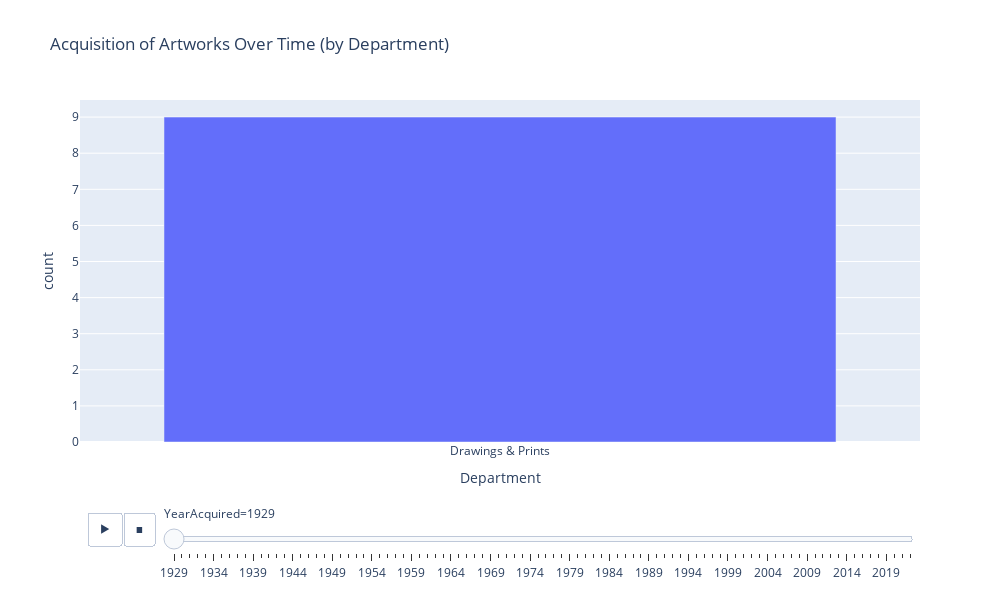

Notebook source saved alongside this figure:
### Code cell
fig = px.bar(dfdeptyear, 
             x= 'Department', 
             y= 'count', 
             animation_frame = 'YearAcquired', animation_group="Department",
             width=1000, height=600, 
             title = 'Acquisition of Artworks Over Time (by Department)')
fig.update_layout(xaxis = {"categoryorder":"total ascending"})
fig.show()

### Figure 1 — Plotly figure (JSON) as saved in the notebook; plotly's stock layout.template omitted (floating-point values rounded to 4 significant figures)
{"data": [{"alignmentgroup": "True", "hovertemplate": "YearAcquired=1929<br>Department=%{x}<br>count=%{y}<extra></extra>", "ids": ["Drawings & Prints"], "legendgroup": "", "marker": {"color": "#636efa", "pattern": {"shape": ""}}, "name": "", "offsetgroup": "", "orientation": "v", "showlegend": false, "textposition": "auto", "type": "bar", "x": ["Drawings & Prints"], "xaxis": "x", "y": [9], "yaxis": "y"}], "layout": {"barmode": "relative", "height": 600, "legend": {"tracegroupgap": 0}, "sliders": [{"active": 0, "currentvalue": {"prefix": "YearAcquired="}, "len": 0.9, "pad": {"b": 10, "t": 60}, "steps": [{"args": [["1929"], {"frame": {"duration": 0, "redraw": true}, "fromcurrent": true, "mode": "immediate", "transition": {"duration": 0, "easing": "linear"}}], "label": "1929", "method": "animate"}, {"args": [["1930"], {"frame": {"duration": 0, "redraw": true}, "fromcurrent": true, "mode": "immediate", "transition": {"duration": 0, "easing": "linear"}}], "label": "1930", "method": "animate"}, {"args": [["1931"], {"frame": {"duration": 0, "redraw": true}, "fromcurrent": true, "mode": "immediate", "transition": {"duration": 0, "easing": "linear"}}], "label": "1931", "method": "animate"}, {"args": [["1932"], {"frame": {"duration": 0, "redraw": true}, "fromcurrent": true, "mode": "immediate", "transition": {"duration": 0, "easing": "linear"}}], "label": "1932", "method": "animate"}, {"args": [["1933"], {"frame": {"duration": 0, "redraw": true}, "fromcurrent": true, "mode": "immediate", "transition": {"duration": 0, "easing": "linear"}}], "label": "1933", "method": "animate"}, {"args": [["1934"], {"frame": {"duration": 0, "redraw": true}, "fromcurrent": true, "mode": "immediate", "transition": {"duration": 0, "easing": "linear"}}], "label": "1934", "method": "animate"}, {"args": [["1935"], {"frame": {"duration": 0, "redraw": true}, "fromcurrent": true, "mode": "immediate", "transition": {"duration": 0, "easing": "linear"}}], "label": "1935", "method": "animate"}, {"args": [["1936"], {"frame": {"duration": 0, "redraw": true}, "fromcurrent": true, "mode": "immediate", "transition": {"duration": 0, "easing": "linear"}}], "label": "1936", "method": "animate"}, {"args": [["1937"], {"frame": {"duration": 0, "redraw": true}, "fromcurrent": true, "mode": "immediate", "transition": {"duration": 0, "easing": "linear"}}], "label": "1937", "method": "animate"}, {"args": [["1938"], {"frame": {"duration": 0, "redraw": true}, "fromcurrent": true, "mode": "immediate", "transition": {"duration": 0, "easing": "linear"}}], "label": "1938", "method": "animate"}, {"args": [["1939"], {"frame": {"duration": 0, "redraw": true}, "fromcurrent": true, "mode": "immediate", "transition": {"duration": 0, "easing": "linear"}}], "label": "1939", "method": "animate"}, {"args": [["1940"], {"frame": {"duration": 0, "redraw": true}, "fromcurrent": true, "mode": "immediate", "transition": {"duration": 0, "easing": "linear"}}], "label": "1940", "method": "animate"}, {"args": [["1941"], {"frame": {"duration": 0, "redraw": true}, "fromcurrent": true, "mode": "immediate", "transition": {"duration": 0, "easing": "linear"}}], "label": "1941", "method": "animate"}, {"args": [["1942"], {"frame": {"duration": 0, "redraw": true}, "fromcurrent": true, "mode": "immediate", "transition": {"duration": 0, "easing": "linear"}}], "label": "1942", "method": "animate"}, {"args": [["1943"], {"frame": {"duration": 0, "redraw": true}, "fromcurrent": true, "mode": "immediate", "transition": {"duration": 0, "easing": "linear"}}], "label": "1943", "method": "animate"}, {"args": [["1944"], {"frame": {"duration": 0, "redraw": true}, "fromcurrent": true, "mode": "immediate", "transition": {"duration": 0, "easing": "linear"}}], "label": "1944", "method": "animate"}, {"args": [["1945"], {"frame": {"duration": 0, "redraw": true}, "fromcurrent": true, "mode": "immediate", "transition": {"duration": 0, "easing": "linear"}}], "label": "1945", "method": "animate"}, {"args": [["1946"], {"frame": {"duration": 0, "redraw": true}, "fromcurrent": true, "mode": "immediate", "transition": {"duration": 0, "easing": "linear"}}], "label": "1946", "method": "animate"}, {"args": [["1947"], {"frame": {"duration": 0, "redraw": true}, "fromcurrent": true, "mode": "immediate", "transition": {"duration": 0, "easing": "linear"}}], "label": "1947", "method": "animate"}, {"args": [["1948"], {"frame": {"duration": 0, "redraw": true}, "fromcurrent": true, "mode": "immediate", "transition": {"duration": 0, "easing": "linear"}}], "label": "1948", "method": "animate"}, {"args": [["1949"], {"frame": {"duration": 0, "redraw": true}, "fromcurrent": true, "mode": "immediate", "transition": {"duration": 0, "easing": "linear"}}], "label": "1949", "method": "animate"}, {"args": [["1950"], {"frame": {"duration": 0, "redraw": true}, "fromcurrent": true, "mode": "immediate", "transition": {"duration": 0, "easing": "linear"}}], "label": "1950", "method": "animate"}, {"args": [["1951"], {"frame": {"duration": 0, "redraw": true}, "fromcurrent": true, "mode": "immediate", "transition": {"duration": 0, "easing": "linear"}}], "label": "1951", "method": "animate"}, {"args": [["1952"], {"frame": {"duration": 0, "redraw": true}, "fromcurrent": true, "mode": "immediate", "transition": {"duration": 0, "easing": "linear"}}], "label": "1952", "method": "animate"}, {"args": [["1953"], {"frame": {"duration": 0, "redraw": true}, "fromcurrent": true, "mode": "immediate", "transition": {"duration": 0, "easing": "linear"}}], "label": "1953", "method": "animate"}, {"args": [["1954"], {"frame": {"duration": 0, "redraw": true}, "fromcurrent": true, "mode": "immediate", "transition": {"duration": 0, "easing": "linear"}}], "label": "1954", "method": "animate"}, {"args": [["1955"], {"frame": {"duration": 0, "redraw": true}, "fromcurrent": true, "mode": "immediate", "transition": {"duration": 0, "easing": "linear"}}], "label": "1955", "method": "animate"}, {"args": [["1956"], {"frame": {"duration": 0, "redraw": true}, "fromcurrent": true, "mode": "immediate", "transition": {"duration": 0, "easing": "linear"}}], "label": "1956", "method": "animate"}, {"args": [["1957"], {"frame": {"duration": 0, "redraw": true}, "fromcurrent": true, "mode": "immediate", "transition": {"duration": 0, "easing": "linear"}}], "label": "1957", "method": "animate"}, {"args": [["1958"], {"frame": {"duration": 0, "redraw": true}, "fromcurrent": true, "mode": "immediate", "transition": {"duration": 0, "easing": "linear"}}], "label": "1958", "method": "animate"}, {"args": [["1959"], {"frame": {"duration": 0, "redraw": true}, "fromcurrent": true, "mode": "immediate", "transition": {"duration": 0, "easing": "linear"}}], "label": "1959", "method": "animate"}, {"args": [["1960"], {"frame": {"duration": 0, "redraw": true}, "fromcurrent": true, "mode": "immediate", "transition": {"duration": 0, "easing": "linear"}}], "label": "1960", "method": "animate"}, {"args": [["1961"], {"frame": {"duration": 0, "redraw": true}, "fromcurrent": true, "mode": "immediate", "transition": {"duration": 0, "easing": "linear"}}], "label": "1961", "method": "animate"}, {"args": [["1962"], {"frame": {"duration": 0, "redraw": true}, "fromcurrent": true, "mode": "immediate", "transition": {"duration": 0, "easing": "linear"}}], "label": "1962", "method": "animate"}, {"args": [["1963"], {"frame": {"duration": 0, "redraw": true}, "fromcurrent": true, "mode": "immediate", "transition": {"duration": 0, "easing": "linear"}}], "label": "1963", "method": "animate"}, {"args": [["1964"], {"frame": {"duration": 0, "redraw": true}, "fromcurrent": true, "mode": "immediate", "transition": {"duration": 0, "easing": "linear"}}], "label": "1964", "method": "animate"}, {"args": [["1965"], {"frame": {"duration": 0, "redraw": true}, "fromcurrent": true, "mode": "immediate", "transition": {"duration": 0, "easing": "linear"}}], "label": "1965", "method": "animate"}, {"args": [["1966"], {"frame": {"duration": 0, "redraw": true}, "fromcurrent": true, "mode": "immediate", "transition": {"duration": 0, "easing": "linear"}}], "label": "1966", "method": "animate"}, {"args": [["1967"], {"frame": {"duration": 0, "redraw": true}, "fromcurrent": true, "mode": "immediate", "transition": {"duration": 0, "easing": "linear"}}], "label": "1967", "method": "animate"}, {"args": [["1968"], {"frame": {"duration": 0, "redraw": true}, "fromcurrent": true, "mode": "immediate", "transition": {"duration": 0, "easing": "linear"}}], "label": "1968", "method": "animate"}, {"args": [["1969"], {"frame": {"duration": 0, "redraw": true}, "fromcurrent": true, "mode": "immediate", "transition": {"duration": 0, "easing": "linear"}}], "label": "1969", "method": "animate"}, {"args": [["1970"], {"frame": {"duration": 0, "redraw": true}, "fromcurrent": true, "mode": "immediate", "transition": {"duration": 0, "easing": "linear"}}], "label": "1970", "method": "animate"}, {"args": [["1971"], {"frame": {"duration": 0, "redraw": true}, "fromcurrent": true, "mode": "immediate", "transition": {"duration": 0, "easing": "linear"}}], "label": "1971", "method": "animate"}, {"args": [["1972"], {"frame": {"duration": 0, "redraw": true}, "fromcurrent": true, "mode": "immediate", "transition": {"duration": 0, "easing": "linear"}}], "label": "1972", "method": "animate"}, {"args": [["1973"], {"frame": {"duration": 0, "redraw": true}, "fromcurrent": true, "mode": "immediate", "transition": {"duration": 0, "easing": "linear"}}], "label": "1973", "method": "animate"}, {"args": [["1974"], {"frame": {"duration": 0, "redraw": true}, "fromcurrent": true, "mode": "immediate", "transition": {"duration": 0, "easing": "linear"}}], "label": "1974", "method": "animate"}, {"args": [["1975"], {"frame": {"duration": 0, "redraw": true}, "fromcurrent": true, "mode": "immediate", "transition": {"duration": 0, "easing": "linear"}}], "label": "1975", "method": "animate"}, {"args": [["1976"], {"frame": {"duration": 0, "redraw": true}, "fromcurrent": true, "mode": "immediate", "transition": {"duration": 0, "easing": "linear"}}], "label": "1976", "method": "animate"}, {"args": [["1977"], {"frame": {"duration": 0, "redraw": true}, "fromcurrent": true, "mode": "immediate", "transition": {"duration": 0, "easing": "linear"}}], "label": "1977", "method": "animate"}, {"args": [["1978"], {"frame": {"duration": 0, "redraw": true}, "fromcurrent": true, "mode": "immediate", "transition": {"duration": 0, "easing": "linear"}}], "label": "1978", "method": "animate"}, {"args": [["1979"], {"frame": {"duration": 0, "redraw": true}, "fromcurrent": true, "mode": "immediate", "transition": {"duration": 0, "easing": "linear"}}], "label": "1979", "method": "animate"}, {"args": [["1980"], {"frame": {"duration": 0, "redraw": true}, "fromcurrent": true, "mode": "immediate", "transition": {"duration": 0, "easing": "linear"}}], "label": "1980", "method": "animate"}, {"args": [["1981"], {"frame": {"duration": 0, "redraw": true}, "fromcurrent": true, "mode": "immediate", "transition": {"duration": 0, "easing": "linear"}}], "label": "1981", "method": "animate"}, {"args": [["1982"], {"frame": {"duration": 0, "redraw": true}, "fromcurrent": true, "mode": "immediate", "transition": {"duration": 0, "easing": "linear"}}], "label": "1982", "method": "animate"}, {"args": [["1983"], {"frame": {"duration": 0, "redraw": true}, "fromcurrent": true, "mode": "immediate", "transition": {"duration": 0, "easing": "linear"}}], "label": "1983", "method": "animate"}, {"args": [["1984"], {"frame": {"duration": 0, "redraw": true}, "fromcurrent": true, "mode": "immediate", "transition": {"duration": 0, "easing": "linear"}}], "label": "1984", "method": "animate"}, {"args": [["1985"], {"frame": {"duration": 0, "redraw": true}, "fromcurrent": true, "mode": "immediate", "transition": {"duration": 0, "easing": "linear"}}], "label": "1985", "method": "animate"}, {"args": [["1986"], {"frame": {"duration": 0, "redraw": true}, "fromcurrent": true, "mode": "immediate", "transition": {"duration": 0, "easing": "linear"}}], "label": "1986", "method": "animate"}, {"args": [["1987"], {"frame": {"duration": 0, "redraw": true}, "fromcurrent": true, "mode": "immediate", "transition": {"duration": 0, "easing": "linear"}}], "label": "1987", "method": "animate"}, {"args": [["1988"], {"frame": {"duration": 0, "redraw": true}, "fromcurrent": true, "mode": "immediate", "transition": {"duration": 0, "easing": "linear"}}], "label": "1988", "method": "animate"}, {"args": [["1989"], {"frame": {"duration": 0, "redraw": true}, "fromcurrent": true, "mode": "immediate", "transition": {"duration": 0, "easing": "linear"}}], "label": "1989", "method": "animate"}, {"args": [["1990"], {"frame": {"duration": 0, "redraw": true}, "fromcurrent": true, "mode": "immediate", "transition": {"duration": 0, "easing": "linear"}}], "label": "1990", "method": "animate"}, {"args": [["1991"], {"frame": {"duration": 0, "redraw": true}, "fromcurrent": true, "mode": "immediate", "transition": {"duration": 0, "easing": "linear"}}], "label": "1991", "method": "animate"}, {"args": [["1992"], {"frame": {"duration": 0, "redraw": true}, "fromcurrent": true, "mode": "immediate", "transition": {"duration": 0, "easing": "linear"}}], "label": "1992", "method": "animate"}, {"args": [["1993"], {"frame": {"duration": 0, "redraw": true}, "fromcurrent": true, "mode": "immediate", "transition": {"duration": 0, "easing": "linear"}}], "label": "1993", "method": "animate"}, {"args": [["1994"], {"frame": {"duration": 0, "redraw": true}, "fromcurrent": true, "mode": "immediate", "transition": {"duration": 0, "easing": "linear"}}], "label": "1994", "method": "animate"}, {"args": [["1995"], {"frame": {"duration": 0, "redraw": true}, "fromcurrent": true, "mode": "immediate", "transition": {"duration": 0, "easing": "linear"}}], "label": "1995", "method": "animate"}, {"args": [["1996"], {"frame": {"duration": 0, "redraw": true}, "fromcurrent": true, "mode": "immediate", "transition": {"duration": 0, "easing": "linear"}}], "label": "1996", "method": "animate"}, {"args": [["1997"], {"frame": {"duration": 0, "redraw": true}, "fromcurrent": true, "mode": "immediate", "transition": {"duration": 0, "easing": "linear"}}], "label": "1997", "method": "animate"}, {"args": [["1998"], {"frame": {"duration": 0, "redraw": true}, "fromcurrent": true, "mode": "immediate", "transition": {"duration": 0, "easing": "linear"}}], "label": "1998", "method": "animate"}, {"args": [["1999"], {"frame": {"duration": 0, "redraw": true}, "fromcurrent": true, "mode": "immediate", "transition": {"duration": 0, "easing": "linear"}}], "label": "1999", "method": "animate"}, {"args": [["2000"], {"frame": {"duration": 0, "redraw": true}, "fromcurrent": true, "mode": "immediate", "transition": {"duration": 0, "easing": "linear"}}], "label": "2000", "method": "animate"}, {"args": [["2001"], {"frame": {"duration": 0, "redraw": true}, "fromcurrent": true, "mode": "immediate", "transition": {"duration": 0, "easing": "linear"}}], "label": "2001", "method": "animate"}, {"args": [["2002"], {"frame": {"duration": 0, "redraw": true}, "fromcurrent": true, "mode": "immediate", "transition": {"duration": 0, "easing": "linear"}}], "label": "2002", "method": "animate"}, {"args": [["2003"], {"frame": {"duration": 0, "redraw": true}, "fromcurrent": true, "mode": "immediate", "transition": {"duration": 0, "easing": "linear"}}], "label": "2003", "method": "animate"}, {"args": [["2004"], {"frame": {"duration": 0, "redraw": true}, "fromcurrent": true, "mode": "immediate", "transition": {"duration": 0, "easing": "linear"}}], "label": "2004", "method": "animate"}, {"args": [["2005"], {"frame": {"duration": 0, "redraw": true}, "fromcurrent": true, "mode": "immediate", "transition": {"duration": 0, "easing": "linear"}}], "label": "2005", "method": "animate"}, {"args": [["2006"], {"frame": {"duration": 0, "redraw": true}, "fromcurrent": true, "mode": "immediate", "transition": {"duration": 0, "easing": "linear"}}], "label": "2006", "method": "animate"}, {"args": [["2007"], {"frame": {"duration": 0, "redraw": true}, "fromcurrent": true, "mode": "immediate", "transition": {"duration": 0, "easing": "linear"}}], "label": "2007", "method": "animate"}, {"args": [["2008"], {"frame": {"duration": 0, "redraw": true}, "fromcurrent": true, "mode": "immediate", "transition": {"duration": 0, "easing": "linear"}}], "label": "2008", "method": "animate"}, {"args": [["2009"], {"frame": {"duration": 0, "redraw": true}, "fromcurrent": true, "mode": "immediate", "transition": {"duration": 0, "easing": "linear"}}], "label": "2009", "method": "animate"}, {"args": [["2010"], {"frame": {"duration": 0, "redraw": true}, "fromcurrent": true, "mode": "immediate", "transition": {"duration": 0, "easing": "linear"}}], "label": "2010", "method": "animate"}, {"args": [["2011"], {"frame": {"duration": 0, "redraw": true}, "fromcurrent": true, "mode": "immediate", "transition": {"duration": 0, "easing": "linear"}}], "label": "2011", "method": "animate"}, {"args": [["2012"], {"frame": {"duration": 0, "redraw": true}, "fromcurrent": true, "mode": "immediate", "transition": {"duration": 0, "easing": "linear"}}], "label": "2012", "method": "animate"}, {"args": [["2013"], {"frame": {"duration": 0, "redraw": true}, "fromcurrent": true, "mode": "immediate", "transition": {"duration": 0, "easing": "linear"}}], "label": "2013", "method": "animate"}, {"args": [["2014"], {"frame": {"duration": 0, "redraw": true}, "fromcurrent": true, "mode": "immediate", "transition": {"duration": 0, "easing": "linear"}}], "label": "2014", "method": "animate"}, {"args": [["2015"], {"frame": {"duration": 0, "redraw": true}, "fromcurrent": true, "mode": "immediate", "transition": {"duration": 0, "easing": "linear"}}], "label": "2015", "method": "animate"}, {"args": [["2016"], {"frame": {"duration": 0, "redraw": true}, "fromcurrent": true, "mode": "immediate", "transition": {"duration": 0, "easing": "linear"}}], "label": "2016", "method": "animate"}, {"args": [["2017"], {"frame": {"duration": 0, "redraw": true}, "fromcurrent": true, "mode": "immediate", "transition": {"duration": 0, "easing": "linear"}}], "label": "2017", "method": "animate"}, {"args": [["2018"], {"frame": {"duration": 0, "redraw": true}, "fromcurrent": true, "mode": "immediate", "transition": {"duration": 0, "easing": "linear"}}], "label": "2018", "method": "animate"}, {"args": [["2019"], {"frame": {"duration": 0, "redraw": true}, "fromcurrent": true, "mode": "immediate", "transition": {"duration": 0, "easing": "linear"}}], "label": "2019", "method": "animate"}, {"args": [["2020"], {"frame": {"duration": 0, "redraw": true}, "fromcurrent": true, "mode": "immediate", "transition": {"duration": 0, "easing": "linear"}}], "label": "2020", "method": "animate"}, {"args": [["2021"], {"frame": {"duration": 0, "redraw": true}, "fromcurrent": true, "mode": "immediate", "transition": {"duration": 0, "easing": "linear"}}], "label": "2021", "method": "animate"}, {"args": [["2022"], {"frame": {"duration": 0, "redraw": true}, "fromcurrent": true, "mode": "immediate", "transition": {"duration": 0, "easing": "linear"}}], "label": "2022", "method": "animate"}], "x": 0.1, "xanchor": "left", "y": 0, "yanchor": "top"}], "title": {"text": "Acquisition of Artworks Over Time (by Department)"}, "updatemenus": [{"buttons": [{"args": [null, {"frame": {"duration": 500, "redraw": true}, "fromcurrent": true, "mode": "immediate", "transition": {"duration": 500, "easing": "linear"}}], "label": "&#9654;", "method": "animate"}, {"args": [[null], {"frame": {"duration": 0, "redraw": true}, "fromcurrent": true, "mode": "immediate", "transition": {"duration": 0, "easing": "linear"}}], "label": "&#9724;", "method": "animate"}], "direction": "left", "pad": {"r": 10, "t": 70}, "showactive": false, "type": "buttons", "x": 0.1, "xanchor": "right", "y": 0, "yanchor": "top"}], "width": 1000, "xaxis": {"anchor": "y", "categoryorder": "total ascending", "domain": [0, 1], "title": {"text": "Department"}}, "yaxis": {"anchor": "x", "domain": [0, 1], "title": {"text": "count"}}}}
